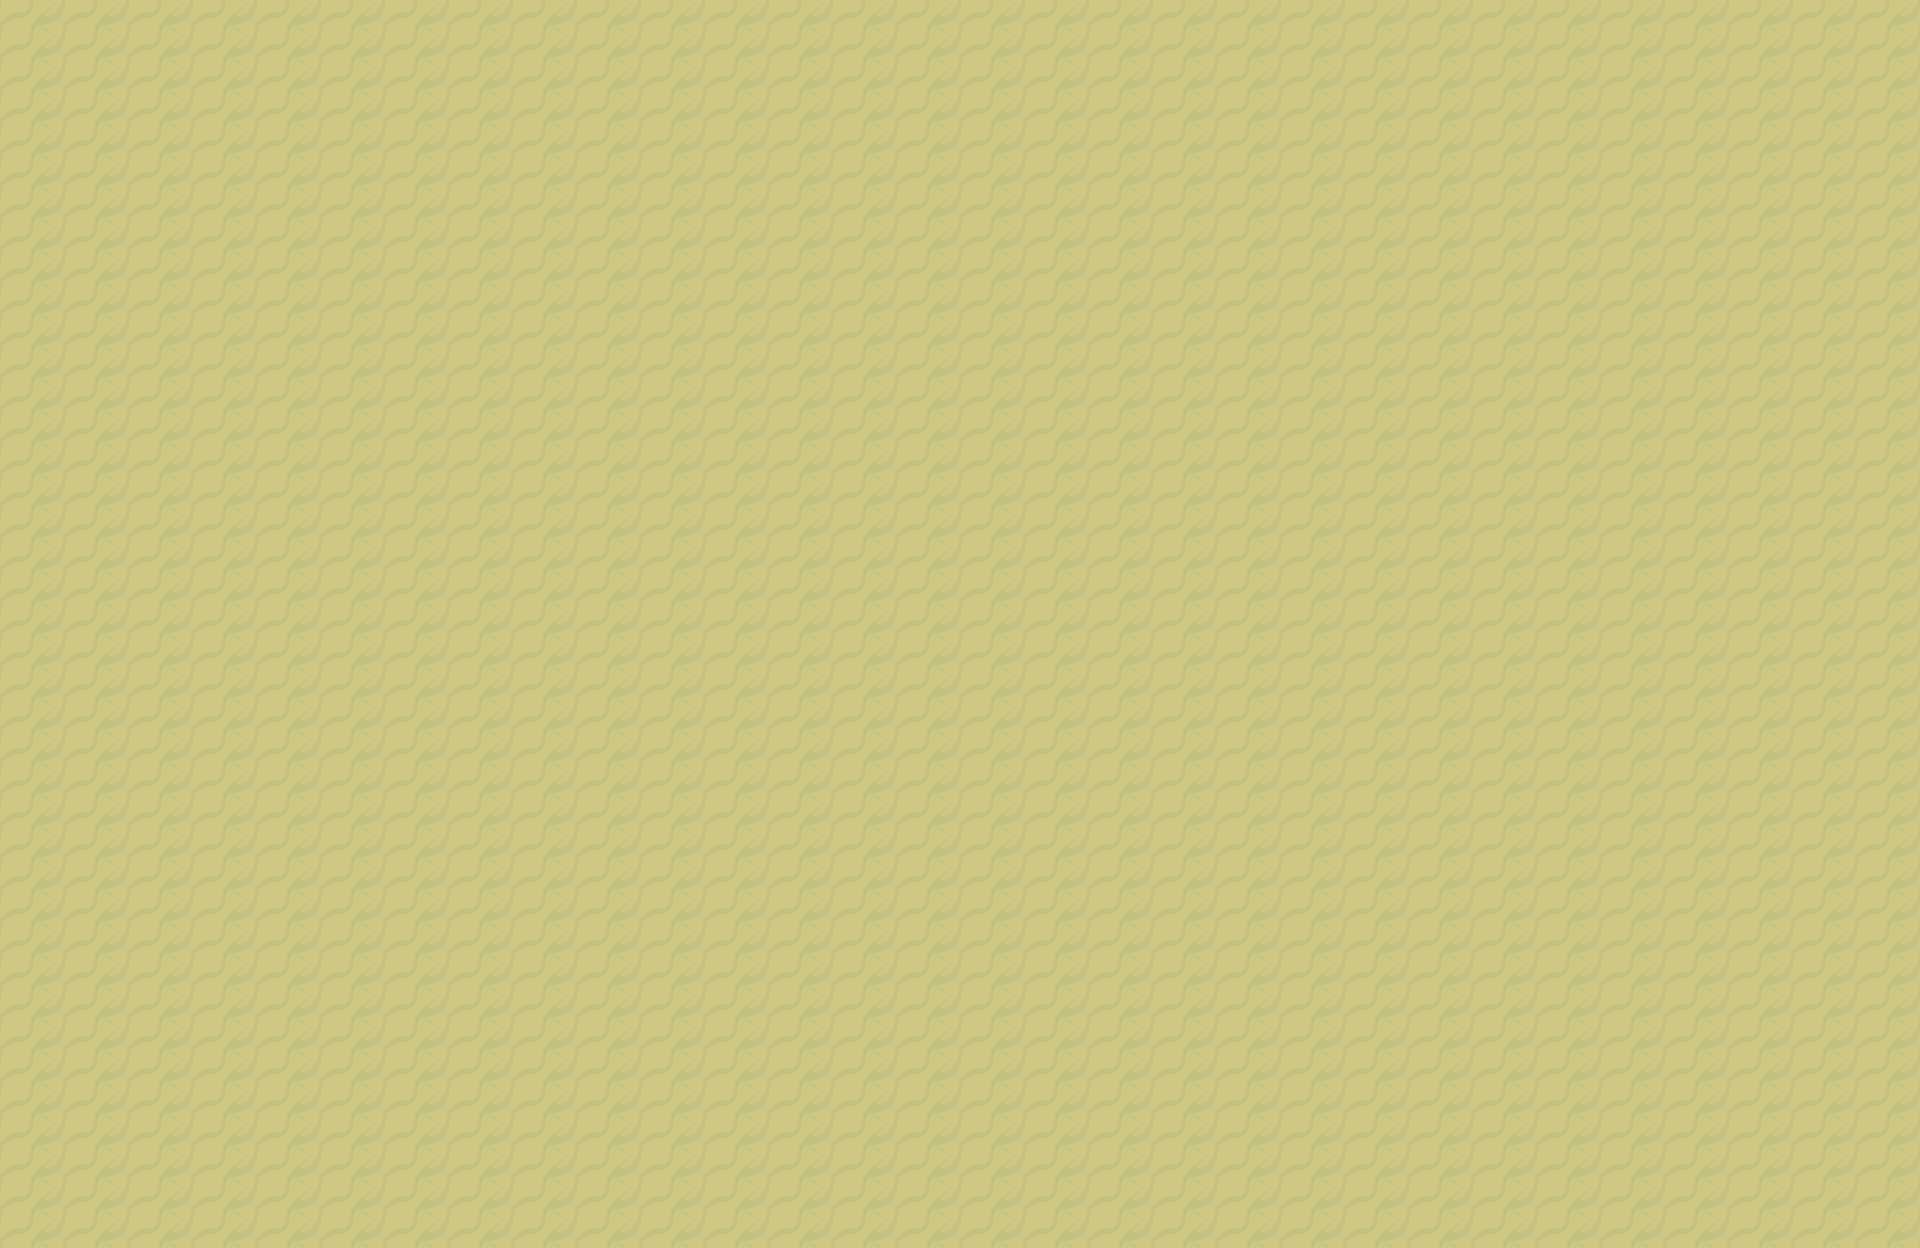

A 2D game scene composited from a Tiled map and its tileset images. What follows is a short description and the map's XML, with every tile layer's data as written:
An orthogonal 60x39 tile map with 32x32 px tiles, 1 tile layer (Sand).

<map version="1.10" tiledversion="1.11.2" orientation="orthogonal" renderorder="right-down" width="60" height="39" tilewidth="32" tileheight="32" infinite="0" nextlayerid="3" nextobjectid="1">
 <tileset firstgid="1" source="desert.tsx" />
 <layer id="2" name="Sand" width="60" height="39">
  <data encoding="csv">
1,2,1,2,1,2,1,2,1,2,1,2,1,2,1,2,1,2,1,2,1,2,1,2,1,2,1,2,1,2,1,2,1,2,1,2,1,2,1,2,1,2,1,2,1,2,1,2,1,2,1,2,1,2,1,2,1,2,1,2,
1,2,1,2,1,2,1,2,1,2,1,2,1,2,1,2,1,2,1,2,1,2,1,2,1,2,1,2,1,2,1,2,1,2,1,2,1,2,1,2,1,2,1,2,1,2,1,2,1,2,1,2,1,2,1,2,1,2,1,2,
1,2,1,2,1,2,1,2,1,2,1,2,1,2,1,2,1,2,1,2,1,2,1,2,1,2,1,2,1,2,1,2,1,2,1,2,1,2,1,2,1,2,1,2,1,2,1,2,1,2,1,2,1,2,1,2,1,2,1,2,
1,2,1,2,1,2,1,2,1,2,1,2,1,2,1,2,1,2,1,2,1,2,1,2,1,2,1,2,1,2,1,2,1,2,1,2,1,2,1,2,1,2,1,2,1,2,1,2,1,2,1,2,1,2,1,2,1,2,1,2,
1,2,1,2,1,2,1,2,1,2,1,2,1,2,1,2,1,2,1,2,1,2,1,2,1,2,1,2,1,2,1,2,1,2,1,2,1,2,1,2,1,2,1,2,1,2,1,2,1,2,1,2,1,2,1,2,1,2,1,2,
1,2,1,2,1,2,1,2,1,2,1,2,1,2,1,2,1,2,1,2,1,2,1,2,1,2,1,2,1,2,1,2,1,2,1,2,1,2,1,2,1,2,1,2,1,2,1,2,1,2,1,2,1,2,1,2,1,2,1,2,
1,2,1,2,1,2,1,2,1,2,1,2,1,2,1,2,1,2,1,2,1,2,1,2,1,2,1,2,1,2,1,2,1,2,1,2,1,2,1,2,1,2,1,2,1,2,1,2,1,2,1,2,1,2,1,2,1,2,1,2,
1,2,1,2,1,2,1,2,1,2,1,2,1,2,1,2,1,2,1,2,1,2,1,2,1,2,1,2,1,2,1,2,1,2,1,2,1,2,1,2,1,2,1,2,1,2,1,2,1,2,1,2,1,2,1,2,1,2,1,2,
1,2,1,2,1,2,1,2,1,2,1,2,1,2,1,2,1,2,1,2,1,2,1,2,1,2,1,2,1,2,1,2,1,2,1,2,1,2,1,2,1,2,1,2,1,2,1,2,1,2,1,2,1,2,1,2,1,2,1,2,
1,2,1,2,1,2,1,2,1,2,1,2,1,2,1,2,1,2,1,2,1,2,1,2,1,2,1,2,1,2,1,2,1,2,1,2,1,2,1,2,1,2,1,2,1,2,1,2,1,2,1,2,1,2,1,2,1,2,1,2,
1,2,1,2,1,2,1,2,1,2,1,2,1,2,1,2,1,2,1,2,1,2,1,2,1,2,1,2,1,2,1,2,1,2,1,2,1,2,1,2,1,2,1,2,1,2,1,2,1,2,1,2,1,2,1,2,1,2,1,2,
1,2,1,2,1,2,1,2,1,2,1,2,1,2,1,2,1,2,1,2,1,2,1,2,1,2,1,2,1,2,1,2,1,2,1,2,1,2,1,2,1,2,1,2,1,2,1,2,1,2,1,2,1,2,1,2,1,2,1,2,
1,2,1,2,1,2,1,2,1,2,1,2,1,2,1,2,1,2,1,2,1,2,1,2,1,2,1,2,1,2,1,2,1,2,1,2,1,2,1,2,1,2,1,2,1,2,1,2,1,2,1,2,1,2,1,2,1,2,1,2,
1,2,1,2,1,2,1,2,1,2,1,2,1,2,1,2,1,2,1,2,1,2,1,2,1,2,1,2,1,2,1,2,1,2,1,2,1,2,1,2,1,2,1,2,1,2,1,2,1,2,1,2,1,2,1,2,1,2,1,2,
1,2,1,2,1,2,1,2,1,2,1,2,1,2,1,2,1,2,1,2,1,2,1,2,1,2,1,2,1,2,1,2,1,2,1,2,1,2,1,2,1,2,1,2,1,2,1,2,1,2,1,2,1,2,1,2,1,2,1,2,
1,2,1,2,1,2,1,2,1,2,1,2,1,2,1,2,1,2,1,2,1,2,1,2,1,2,1,2,1,2,1,2,1,2,1,2,1,2,1,2,1,2,1,2,1,2,1,2,1,2,1,2,1,2,1,2,1,2,1,2,
1,2,1,2,1,2,1,2,1,2,1,2,1,2,1,2,1,2,1,2,1,2,1,2,1,2,1,2,1,2,1,2,1,2,1,2,1,2,1,2,1,2,1,2,1,2,1,2,1,2,1,2,1,2,1,2,1,2,1,2,
1,2,1,2,1,2,1,2,1,2,1,2,1,2,1,2,1,2,1,2,1,2,1,2,1,2,1,2,1,2,1,2,1,2,1,2,1,2,1,2,1,2,1,2,1,2,1,2,1,2,1,2,1,2,1,2,1,2,1,2,
1,2,1,2,1,2,1,2,1,2,1,2,1,2,1,2,1,2,1,2,1,2,1,2,1,2,1,2,1,2,1,2,1,2,1,2,1,2,1,2,1,2,1,2,1,2,1,2,1,2,1,2,1,2,1,2,1,2,1,2,
1,2,1,2,1,2,1,2,1,2,1,2,1,2,1,2,1,2,1,2,1,2,1,2,1,2,1,2,1,2,1,2,1,2,1,2,1,2,1,2,1,2,1,2,1,2,1,2,1,2,1,2,1,2,1,2,1,2,1,2,
1,2,1,2,1,2,1,2,1,2,1,2,1,2,1,2,1,2,1,2,1,2,1,2,1,2,1,2,1,2,1,2,1,2,1,2,1,2,1,2,1,2,1,2,1,2,1,2,1,2,1,2,1,2,1,2,1,2,1,2,
1,2,1,2,1,2,1,2,1,2,1,2,1,2,1,2,1,2,1,2,1,2,1,2,1,2,1,2,1,2,1,2,1,2,1,2,1,2,1,2,1,2,1,2,1,2,1,2,1,2,1,2,1,2,1,2,1,2,1,2,
1,2,1,2,1,2,1,2,1,2,1,2,1,2,1,2,1,2,1,2,1,2,1,2,1,2,1,2,1,2,1,2,1,2,1,2,1,2,1,2,1,2,1,2,1,2,1,2,1,2,1,2,1,2,1,2,1,2,1,2,
1,2,1,2,1,2,1,2,1,2,1,2,1,2,1,2,1,2,1,2,1,2,1,2,1,2,1,2,1,2,1,2,1,2,1,2,1,2,1,2,1,2,1,2,1,2,1,2,1,2,1,2,1,2,1,2,1,2,1,2,
1,2,1,2,1,2,1,2,1,2,1,2,1,2,1,2,1,2,1,2,1,2,1,2,1,2,1,2,1,2,1,2,1,2,1,2,1,2,1,2,1,2,1,2,1,2,1,2,1,2,1,2,1,2,1,2,1,2,1,2,
1,2,1,2,1,2,1,2,1,2,1,2,1,2,1,2,1,2,1,2,1,2,1,2,1,2,1,2,1,2,1,2,1,2,1,2,1,2,1,2,1,2,1,2,1,2,1,2,1,2,1,2,1,2,1,2,1,2,1,2,
1,2,1,2,1,2,1,2,1,2,1,2,1,2,1,2,1,2,1,2,1,2,1,2,1,2,1,2,1,2,1,2,1,2,1,2,1,2,1,2,1,2,1,2,1,2,1,2,1,2,1,2,1,2,1,2,1,2,1,2,
1,2,1,2,1,2,1,2,1,2,1,2,1,2,1,2,1,2,1,2,1,2,1,2,1,2,1,2,1,2,1,2,1,2,1,2,1,2,1,2,1,2,1,2,1,2,1,2,1,2,1,2,1,2,1,2,1,2,1,2,
1,2,1,2,1,2,1,2,1,2,1,2,1,2,1,2,1,2,1,2,1,2,1,2,1,2,1,2,1,2,1,2,1,2,1,2,1,2,1,2,1,2,1,2,1,2,1,2,1,2,1,2,1,2,1,2,1,2,1,2,
1,2,1,2,1,2,1,2,1,2,1,2,1,2,1,2,1,2,1,2,1,2,1,2,1,2,1,2,1,2,1,2,1,2,1,2,1,2,1,2,1,2,1,2,1,2,1,2,1,2,1,2,1,2,1,2,1,2,1,2,
1,2,1,2,1,2,1,2,1,2,1,2,1,2,1,2,1,2,1,2,1,2,1,2,1,2,1,2,1,2,1,2,1,2,1,2,1,2,1,2,1,2,1,2,1,2,1,2,1,2,1,2,1,2,1,2,1,2,1,2,
1,2,1,2,1,2,1,2,1,2,1,2,1,2,1,2,1,2,1,2,1,2,1,2,1,2,1,2,1,2,1,2,1,2,1,2,1,2,1,2,1,2,1,2,1,2,1,2,1,2,1,2,1,2,1,2,1,2,1,2,
1,2,1,2,1,2,1,2,1,2,1,2,1,2,1,2,1,2,1,2,1,2,1,2,1,2,1,2,1,2,1,2,1,2,1,2,1,2,1,2,1,2,1,2,1,2,1,2,1,2,1,2,1,2,1,2,1,2,1,2,
1,2,1,2,1,2,1,2,1,2,1,2,1,2,1,2,1,2,1,2,1,2,1,2,1,2,1,2,1,2,1,2,1,2,1,2,1,2,1,2,1,2,1,2,1,2,1,2,1,2,1,2,1,2,1,2,1,2,1,2,
1,2,1,2,1,2,1,2,1,2,1,2,1,2,1,2,1,2,1,2,1,2,1,2,1,2,1,2,1,2,1,2,1,2,1,2,1,2,1,2,1,2,1,2,1,2,1,2,1,2,1,2,1,2,1,2,1,2,1,2,
1,2,1,2,1,2,1,2,1,2,1,2,1,2,1,2,1,2,1,2,1,2,1,2,1,2,1,2,1,2,1,2,1,2,1,2,1,2,1,2,1,2,1,2,1,2,1,2,1,2,1,2,1,2,1,2,1,2,1,2,
1,2,1,2,1,2,1,2,1,2,1,2,1,2,1,2,1,2,1,2,1,2,1,2,1,2,1,2,1,2,1,2,1,2,1,2,1,2,1,2,1,2,1,2,1,2,1,2,1,2,1,2,1,2,1,2,1,2,1,2,
1,2,1,2,1,2,1,2,1,2,1,2,1,2,1,2,1,2,1,2,1,2,1,2,1,2,1,2,1,2,1,2,1,2,1,2,1,2,1,2,1,2,1,2,1,2,1,2,1,2,1,2,1,2,1,2,1,2,1,2,
1,2,1,2,1,2,1,2,1,2,1,2,1,2,1,2,1,2,1,2,1,2,1,2,1,2,1,2,1,2,1,2,1,2,1,2,1,2,1,2,1,2,1,2,1,2,1,2,1,2,1,2,1,2,1,2,1,2,1,2
</data>
 </layer>
</map>
